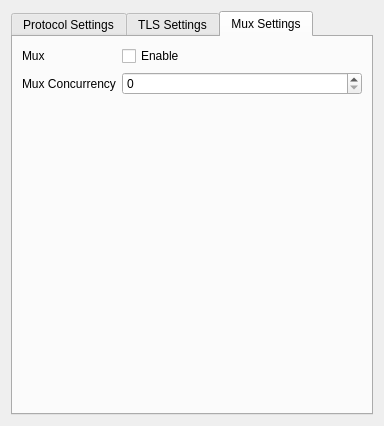
<?xml version="1.0" encoding="UTF-8"?>
<ui version="4.0">
 <class>StreamWidget</class>
 <widget class="QWidget" name="StreamWidget">
  <property name="geometry">
   <rect>
    <x>0</x>
    <y>0</y>
    <width>384</width>
    <height>426</height>
   </rect>
  </property>
  <property name="windowTitle">
   <string>Stream Settings Widget</string>
  </property>
  <layout class="QGridLayout" name="gridLayout">
   <item row="0" column="0">
    <widget class="QTabWidget" name="tabWidget">
     <property name="currentIndex">
      <number>2</number>
     </property>
     <widget class="QWidget" name="tab_3">
      <attribute name="title">
       <string>Protocol Settings</string>
      </attribute>
      <layout class="QGridLayout" name="gridLayout_3">
       <item row="0" column="0">
        <layout class="QHBoxLayout" name="horizontalLayout_2" stretch="0,1">
         <item>
          <widget class="QLabel" name="transportLabel">
           <property name="text">
            <string>Transport Protocol</string>
           </property>
          </widget>
         </item>
         <item>
          <widget class="QComboBox" name="transportCombo">
           <item>
            <property name="text">
             <string notr="true">tcp</string>
            </property>
           </item>
           <item>
            <property name="text">
             <string notr="true">http</string>
            </property>
           </item>
           <item>
            <property name="text">
             <string notr="true">ws</string>
            </property>
           </item>
           <item>
            <property name="text">
             <string notr="true">kcp</string>
            </property>
           </item>
           <item>
            <property name="text">
             <string notr="true">quic</string>
            </property>
           </item>
          </widget>
         </item>
        </layout>
       </item>
       <item row="1" column="0">
        <widget class="QStackedWidget" name="v2rayStackView">
         <property name="sizePolicy">
          <sizepolicy hsizetype="Minimum" vsizetype="Preferred">
           <horstretch>0</horstretch>
           <verstretch>0</verstretch>
          </sizepolicy>
         </property>
         <property name="minimumSize">
          <size>
           <width>1</width>
           <height>0</height>
          </size>
         </property>
         <property name="currentIndex">
          <number>3</number>
         </property>
         <widget class="QWidget" name="tcpStackPage">
          <layout class="QGridLayout" name="gridLayout_2" rowstretch="0,0,0">
           <item row="0" column="0" colspan="4">
            <layout class="QHBoxLayout" name="horizontalLayout" stretch="0,1">
             <item>
              <widget class="QLabel" name="label">
               <property name="text">
                <string>Type</string>
               </property>
              </widget>
             </item>
             <item>
              <widget class="QComboBox" name="tcpHeaderTypeCB">
               <item>
                <property name="text">
                 <string notr="true">none</string>
                </property>
               </item>
               <item>
                <property name="text">
                 <string notr="true">http</string>
                </property>
               </item>
              </widget>
             </item>
            </layout>
           </item>
           <item row="2" column="2" colspan="2">
            <widget class="QPlainTextEdit" name="tcpRespTxt">
             <property name="sizePolicy">
              <sizepolicy hsizetype="Preferred" vsizetype="Preferred">
               <horstretch>0</horstretch>
               <verstretch>0</verstretch>
              </sizepolicy>
             </property>
             <property name="lineWrapMode">
              <enum>QPlainTextEdit::NoWrap</enum>
             </property>
             <property name="readOnly">
              <bool>false</bool>
             </property>
             <property name="plainText">
              <string/>
             </property>
             <property name="placeholderText">
              <string notr="true"/>
             </property>
            </widget>
           </item>
           <item row="1" column="0" colspan="2">
            <widget class="QLabel" name="label_2">
             <property name="text">
              <string>Request</string>
             </property>
            </widget>
           </item>
           <item row="2" column="0" colspan="2">
            <widget class="QPlainTextEdit" name="tcpRequestTxt">
             <property name="sizePolicy">
              <sizepolicy hsizetype="Preferred" vsizetype="Preferred">
               <horstretch>0</horstretch>
               <verstretch>0</verstretch>
              </sizepolicy>
             </property>
             <property name="lineWrapMode">
              <enum>QPlainTextEdit::NoWrap</enum>
             </property>
             <property name="readOnly">
              <bool>false</bool>
             </property>
             <property name="plainText">
              <string/>
             </property>
             <property name="backgroundVisible">
              <bool>false</bool>
             </property>
             <property name="placeholderText">
              <string notr="true"/>
             </property>
            </widget>
           </item>
           <item row="1" column="2" colspan="2">
            <widget class="QLabel" name="label_3">
             <property name="text">
              <string>Response</string>
             </property>
            </widget>
           </item>
          </layout>
         </widget>
         <widget class="QWidget" name="httpStackPage">
          <layout class="QGridLayout" name="gridLayout_8" rowstretch="0,0,0,1">
           <item row="0" column="0">
            <widget class="QLabel" name="label_5">
             <property name="text">
              <string>Path</string>
             </property>
            </widget>
           </item>
           <item row="1" column="0">
            <widget class="QLineEdit" name="httpPathTxt">
             <property name="placeholderText">
              <string notr="true">/</string>
             </property>
            </widget>
           </item>
           <item row="2" column="0">
            <widget class="QLabel" name="label_4">
             <property name="text">
              <string>Host</string>
             </property>
            </widget>
           </item>
           <item row="3" column="0">
            <widget class="QPlainTextEdit" name="httpHostTxt">
             <property name="placeholderText">
              <string notr="true">myhost.mydomain.com</string>
             </property>
            </widget>
           </item>
          </layout>
         </widget>
         <widget class="QWidget" name="wsStackPage">
          <layout class="QGridLayout" name="gridLayout_9" rowstretch="0,0,1">
           <item row="0" column="0">
            <layout class="QHBoxLayout" name="horizontalLayout_4">
             <item>
              <widget class="QLabel" name="label_7">
               <property name="text">
                <string>Path</string>
               </property>
              </widget>
             </item>
             <item>
              <widget class="QLineEdit" name="wsPathTxt">
               <property name="text">
                <string/>
               </property>
               <property name="placeholderText">
                <string notr="true">/wsPath</string>
               </property>
              </widget>
             </item>
            </layout>
           </item>
           <item row="2" column="0">
            <widget class="QPlainTextEdit" name="wsHeadersTxt">
             <property name="placeholderText">
              <string notr="true">Key|Value</string>
             </property>
            </widget>
           </item>
           <item row="1" column="0">
            <widget class="QLabel" name="label_26">
             <property name="text">
              <string>Headers</string>
             </property>
            </widget>
           </item>
          </layout>
         </widget>
         <widget class="QWidget" name="mKCPStackPage">
          <layout class="QFormLayout" name="formLayout_7">
           <item row="0" column="0">
            <widget class="QLabel" name="label_8">
             <property name="text">
              <string>MTU</string>
             </property>
            </widget>
           </item>
           <item row="0" column="1">
            <widget class="QSpinBox" name="kcpMTU">
             <property name="sizePolicy">
              <sizepolicy hsizetype="MinimumExpanding" vsizetype="Fixed">
               <horstretch>0</horstretch>
               <verstretch>0</verstretch>
              </sizepolicy>
             </property>
             <property name="minimum">
              <number>576</number>
             </property>
             <property name="maximum">
              <number>1460</number>
             </property>
             <property name="value">
              <number>1350</number>
             </property>
            </widget>
           </item>
           <item row="1" column="0">
            <widget class="QLabel" name="label_10">
             <property name="text">
              <string>TTI (ms)</string>
             </property>
            </widget>
           </item>
           <item row="1" column="1">
            <widget class="QSpinBox" name="kcpTTI">
             <property name="sizePolicy">
              <sizepolicy hsizetype="MinimumExpanding" vsizetype="Fixed">
               <horstretch>0</horstretch>
               <verstretch>0</verstretch>
              </sizepolicy>
             </property>
             <property name="minimum">
              <number>10</number>
             </property>
             <property name="maximum">
              <number>100</number>
             </property>
             <property name="value">
              <number>50</number>
             </property>
            </widget>
           </item>
           <item row="2" column="0">
            <widget class="QLabel" name="label_12">
             <property name="text">
              <string>Uplink Capacity (MB/s)</string>
             </property>
            </widget>
           </item>
           <item row="2" column="1">
            <widget class="QSpinBox" name="kcpUploadCapacSB">
             <property name="sizePolicy">
              <sizepolicy hsizetype="MinimumExpanding" vsizetype="Fixed">
               <horstretch>0</horstretch>
               <verstretch>0</verstretch>
              </sizepolicy>
             </property>
             <property name="maximum">
              <number>4096</number>
             </property>
             <property name="value">
              <number>5</number>
             </property>
            </widget>
           </item>
           <item row="3" column="0">
            <widget class="QLabel" name="label_15">
             <property name="text">
              <string>Congestion</string>
             </property>
            </widget>
           </item>
           <item row="3" column="1">
            <widget class="QCheckBox" name="kcpCongestionCB">
             <property name="text">
              <string>Enabled</string>
             </property>
            </widget>
           </item>
           <item row="4" column="0">
            <widget class="QLabel" name="label_9">
             <property name="text">
              <string>Downlink Capacity (MB/s)</string>
             </property>
            </widget>
           </item>
           <item row="4" column="1">
            <widget class="QSpinBox" name="kcpDownCapacitySB">
             <property name="sizePolicy">
              <sizepolicy hsizetype="MinimumExpanding" vsizetype="Fixed">
               <horstretch>0</horstretch>
               <verstretch>0</verstretch>
              </sizepolicy>
             </property>
             <property name="maximum">
              <number>4096</number>
             </property>
             <property name="value">
              <number>20</number>
             </property>
            </widget>
           </item>
           <item row="5" column="0">
            <widget class="QLabel" name="label_11">
             <property name="text">
              <string>Read Buffer Size (MB)</string>
             </property>
            </widget>
           </item>
           <item row="5" column="1">
            <widget class="QSpinBox" name="kcpReadBufferSB">
             <property name="sizePolicy">
              <sizepolicy hsizetype="MinimumExpanding" vsizetype="Fixed">
               <horstretch>0</horstretch>
               <verstretch>0</verstretch>
              </sizepolicy>
             </property>
             <property name="maximum">
              <number>1024</number>
             </property>
             <property name="value">
              <number>2</number>
             </property>
            </widget>
           </item>
           <item row="6" column="0">
            <widget class="QLabel" name="labelx">
             <property name="text">
              <string>Write Buffer Size (MB)</string>
             </property>
            </widget>
           </item>
           <item row="6" column="1">
            <widget class="QSpinBox" name="kcpWriteBufferSB">
             <property name="sizePolicy">
              <sizepolicy hsizetype="MinimumExpanding" vsizetype="Fixed">
               <horstretch>0</horstretch>
               <verstretch>0</verstretch>
              </sizepolicy>
             </property>
             <property name="maximum">
              <number>1024</number>
             </property>
             <property name="value">
              <number>2</number>
             </property>
            </widget>
           </item>
           <item row="7" column="0">
            <widget class="QLabel" name="label_16">
             <property name="text">
              <string>Type</string>
             </property>
            </widget>
           </item>
           <item row="7" column="1">
            <widget class="QComboBox" name="kcpHeaderType">
             <property name="sizePolicy">
              <sizepolicy hsizetype="MinimumExpanding" vsizetype="Fixed">
               <horstretch>0</horstretch>
               <verstretch>0</verstretch>
              </sizepolicy>
             </property>
             <item>
              <property name="text">
               <string notr="true">none</string>
              </property>
             </item>
             <item>
              <property name="text">
               <string notr="true">srtp</string>
              </property>
             </item>
             <item>
              <property name="text">
               <string notr="true">utp</string>
              </property>
             </item>
             <item>
              <property name="text">
               <string notr="true">wechat-video</string>
              </property>
             </item>
             <item>
              <property name="text">
               <string notr="true">dtls</string>
              </property>
             </item>
             <item>
              <property name="text">
               <string notr="true">wireguard</string>
              </property>
             </item>
            </widget>
           </item>
           <item row="9" column="0" colspan="2">
            <spacer name="verticalSpacer">
             <property name="orientation">
              <enum>Qt::Vertical</enum>
             </property>
             <property name="sizeHint" stdset="0">
              <size>
               <width>20</width>
               <height>40</height>
              </size>
             </property>
            </spacer>
           </item>
           <item row="8" column="0">
            <widget class="QLabel" name="label_14">
             <property name="text">
              <string>Seed (Experimental)</string>
             </property>
            </widget>
           </item>
           <item row="8" column="1">
            <widget class="QLineEdit" name="seedTxt"/>
           </item>
          </layout>
         </widget>
         <widget class="QWidget" name="quicStackPage">
          <layout class="QFormLayout" name="formLayout_3">
           <item row="0" column="0">
            <widget class="QLabel" name="label_18">
             <property name="text">
              <string>Security</string>
             </property>
            </widget>
           </item>
           <item row="0" column="1">
            <widget class="QComboBox" name="quicSecurityCB">
             <item>
              <property name="text">
               <string notr="true">none</string>
              </property>
             </item>
             <item>
              <property name="text">
               <string notr="true">aes-128-gcm</string>
              </property>
             </item>
             <item>
              <property name="text">
               <string notr="true">chacha20-poly1305</string>
              </property>
             </item>
            </widget>
           </item>
           <item row="1" column="0">
            <widget class="QLabel" name="label_19">
             <property name="text">
              <string>Key</string>
             </property>
            </widget>
           </item>
           <item row="1" column="1">
            <widget class="QLineEdit" name="quicKeyTxt">
             <property name="text">
              <string/>
             </property>
             <property name="placeholderText">
              <string>keys</string>
             </property>
            </widget>
           </item>
           <item row="2" column="0">
            <widget class="QLabel" name="label_20">
             <property name="text">
              <string>Headers</string>
             </property>
            </widget>
           </item>
           <item row="2" column="1">
            <widget class="QComboBox" name="quicHeaderTypeCB">
             <item>
              <property name="text">
               <string notr="true">none</string>
              </property>
             </item>
             <item>
              <property name="text">
               <string notr="true">srtp</string>
              </property>
             </item>
             <item>
              <property name="text">
               <string notr="true">utp</string>
              </property>
             </item>
             <item>
              <property name="text">
               <string notr="true">wechat-video</string>
              </property>
             </item>
             <item>
              <property name="text">
               <string notr="true">dtls</string>
              </property>
             </item>
             <item>
              <property name="text">
               <string notr="true">wireguard</string>
              </property>
             </item>
            </widget>
           </item>
           <item row="3" column="0">
            <spacer name="verticalSpacer_2">
             <property name="orientation">
              <enum>Qt::Vertical</enum>
             </property>
             <property name="sizeHint" stdset="0">
              <size>
               <width>20</width>
               <height>40</height>
              </size>
             </property>
            </spacer>
           </item>
          </layout>
         </widget>
        </widget>
       </item>
      </layout>
     </widget>
     <widget class="QWidget" name="tab">
      <attribute name="title">
       <string>TLS Settings</string>
      </attribute>
      <layout class="QFormLayout" name="formLayout">
       <item row="0" column="0" colspan="2">
        <widget class="QCheckBox" name="tlsCB">
         <property name="text">
          <string>Enable TLS</string>
         </property>
        </widget>
       </item>
       <item row="1" column="0" colspan="2">
        <widget class="QCheckBox" name="allowInsecureCB">
         <property name="text">
          <string>Allow Insecure Certificates</string>
         </property>
        </widget>
       </item>
       <item row="2" column="0" colspan="2">
        <widget class="QCheckBox" name="allowInsecureCiphersCB">
         <property name="text">
          <string>Allow Insecure Ciphers</string>
         </property>
        </widget>
       </item>
       <item row="3" column="0">
        <widget class="QLabel" name="label_6">
         <property name="text">
          <string>Server</string>
         </property>
        </widget>
       </item>
       <item row="3" column="1">
        <widget class="QLineEdit" name="serverNameTxt"/>
       </item>
       <item row="4" column="0">
        <widget class="QLabel" name="label_13">
         <property name="text">
          <string>Alpn</string>
         </property>
        </widget>
       </item>
       <item row="4" column="1">
        <widget class="QPlainTextEdit" name="alpnTxt"/>
       </item>
      </layout>
     </widget>
     <widget class="QWidget" name="tab_2">
      <attribute name="title">
       <string>Mux Settings</string>
      </attribute>
      <layout class="QFormLayout" name="formLayout_2">
       <item row="0" column="0">
        <widget class="QLabel" name="label_17">
         <property name="text">
          <string>Mux</string>
         </property>
        </widget>
       </item>
       <item row="1" column="0">
        <widget class="QLabel" name="label_21">
         <property name="text">
          <string>Mux Concurrency</string>
         </property>
        </widget>
       </item>
       <item row="0" column="1">
        <widget class="QCheckBox" name="muxCB">
         <property name="text">
          <string>Enable</string>
         </property>
        </widget>
       </item>
       <item row="1" column="1">
        <widget class="QSpinBox" name="muxConcurrencySB"/>
       </item>
      </layout>
     </widget>
    </widget>
   </item>
  </layout>
 </widget>
 <tabstops>
  <tabstop>tabWidget</tabstop>
  <tabstop>transportCombo</tabstop>
  <tabstop>tcpHeaderTypeCB</tabstop>
  <tabstop>tcpRequestTxt</tabstop>
  <tabstop>tcpRespTxt</tabstop>
  <tabstop>httpPathTxt</tabstop>
  <tabstop>httpHostTxt</tabstop>
  <tabstop>wsPathTxt</tabstop>
  <tabstop>wsHeadersTxt</tabstop>
  <tabstop>kcpMTU</tabstop>
  <tabstop>kcpTTI</tabstop>
  <tabstop>kcpUploadCapacSB</tabstop>
  <tabstop>kcpCongestionCB</tabstop>
  <tabstop>kcpDownCapacitySB</tabstop>
  <tabstop>kcpReadBufferSB</tabstop>
  <tabstop>kcpWriteBufferSB</tabstop>
  <tabstop>kcpHeaderType</tabstop>
  <tabstop>quicSecurityCB</tabstop>
  <tabstop>quicKeyTxt</tabstop>
  <tabstop>quicHeaderTypeCB</tabstop>
  <tabstop>tlsCB</tabstop>
  <tabstop>allowInsecureCB</tabstop>
  <tabstop>serverNameTxt</tabstop>
 </tabstops>
 <resources/>
 <connections/>
</ui>
